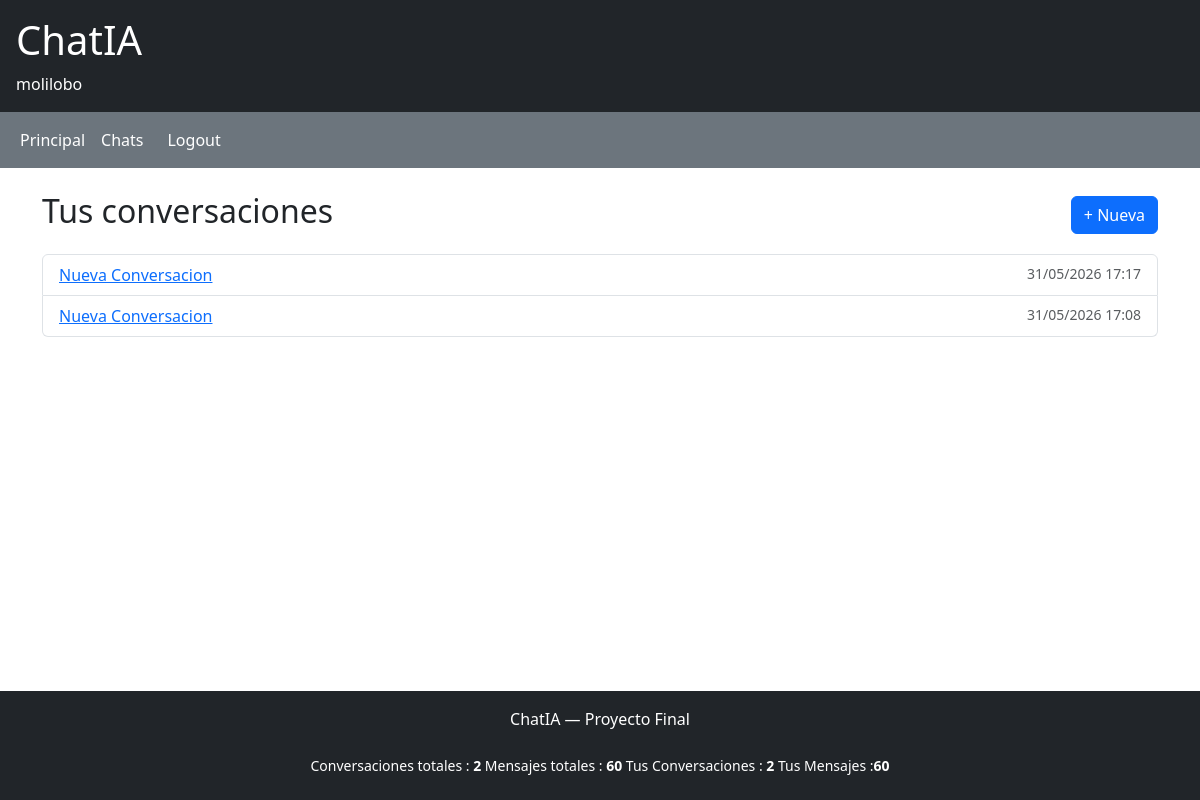
The page /chat/ (signed in) on the database as committed earlier.
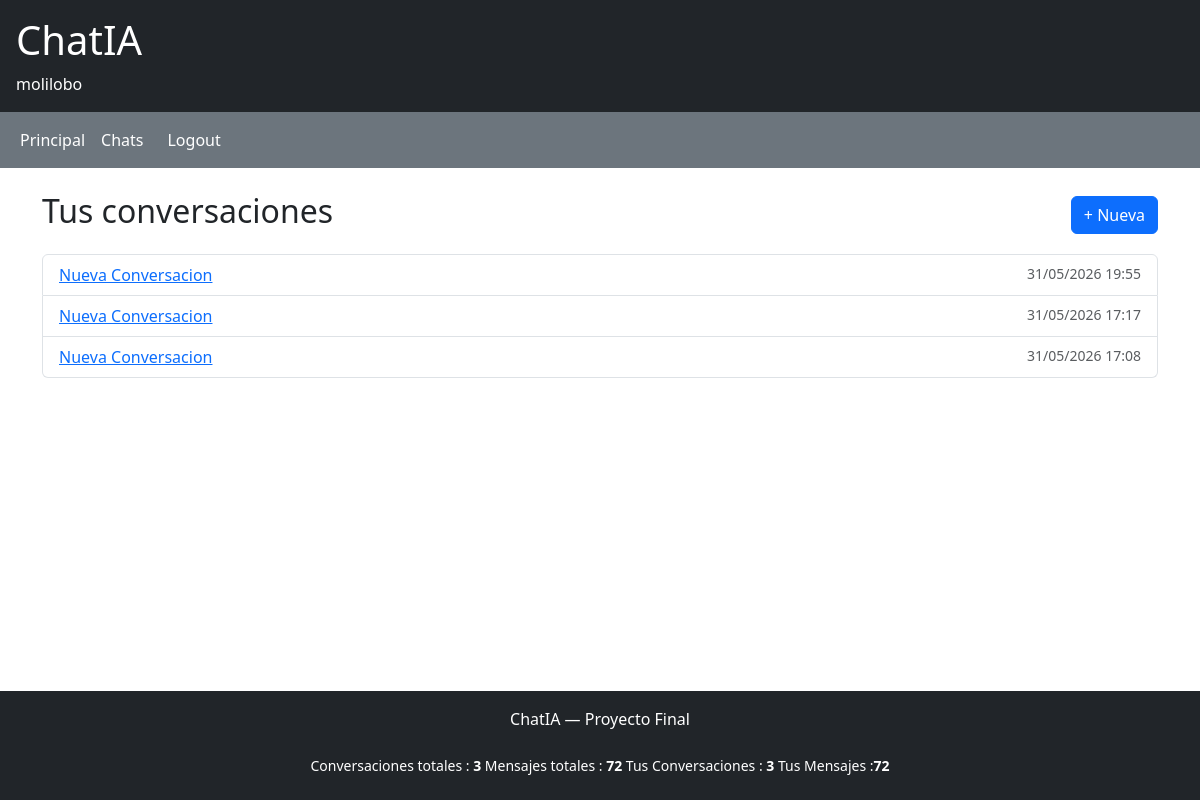
The same page on the database as committed later.
### chat/models.py (models this page shows, shortened)
class Conversacion(models.Model):
        usuario = models.ForeignKey(User, on_delete=models.CASCADE)
        titulo  = models.CharField(max_length=100)
        creada = models.DateTimeField(auto_now_add=True)

### chat/views.py (the view)
# urls.py: path('chat/',views.chat_home,name='chat_home'),
@login_required
def chat_home(request):
    conversaciones= Conversacion.objects.filter(
        usuario=request.user
    ).order_by('-creada')
    return render(request,"chat/chat_home.html",{
        'conversaciones':conversaciones
    })

### chat/context_processor.py (called while the page is built)
def metricas_globales(request):
    total_conversaciones = Conversacion.objects.count()
    total_mensajes = Mensaje.objects.count()
    conv_usuarios = 0
    mensa_usuarios = 0
    if request.user.is_authenticated:
        conv_usuarios = Conversacion.objects.filter(usuario=request.user).count()
        mensa_usuarios = Mensaje.objects.filter(conversacion__usuario=request.user).count()
    return {
            'total_conversaciones': total_conversaciones,
            'total_mensajes': total_mensajes,
            'conv_usuario': conv_usuarios,
            'mensa_usuario': mensa_usuarios,
    }

### chat/templates/chat/chat_home.html (shortened to what this page needs)
{% extends "chat/base.html" %}
{% block content %}
<div class="d-flex justify-content-between align-items-center mb-3">
    <h2>Tus conversaciones</h2>
    <a href="/chat/nueva/" class="btn btn-primary">+ Nueva</a>
</div>
{% if conversaciones %}
    <ul class="list-group">
    {% for conv in conversaciones %}
        <li class="list-group-item d-flex justify-content-between">
            <a href="/chat/{{ conv.id }}/">{{ conv.titulo }}</a>
            <small class="text-muted">{{ conv.creada|date:"d/m/Y H:i" }}</small>
        </li>
    {% endfor %}
    </ul>
{% else %}
    <p class="text-muted">No tienes conversaciones aún. ¡Crea una!</p>
{% endif %}
{% endblock %}

### chat/templates/chat/base.html (shortened to what this page needs)
<!DOCTYPE html>
<html lang="es">
<head>
    <link href="https://cdn.jsdelivr.net/npm/bootstrap@5.3.0/dist/css/bootstrap.min.css" rel="stylesheet">
</head>
<body class="d-flex flex-column min-vh-100">
<header class="bg-dark text-white p-3">
    <a href="/" class="text-white text-decoration-none"><h1>ChatIA</h1></a>
    {% if user.is_authenticated %}
        <span>{{ user.username }}</span>
    {% endif %}
</header>
<nav class="navbar navbar-expand bg-secondary">
    <div class = "container-fluid">
        <ul class="navbar-nav flex-row">
            <li class="nav-item"><a class="nav-link text-white" href="/">Principal</a></li>
            <li class="nav-item"><a class="nav-link text-white" href="/chat/">Chats</a></li>
            <li class="nav-item"><form method="post" action="/logout/" class="d-inline">
            <button type="submit" class=" nav-link text-white btn-link"
            style="text-decoration:none; padding: 8px 16px ">Logout</button>
                </form>
            </li>
        </ul>
    </div>
</nav>
<main class="container mt-4 flex-grow-1">
    {% block content %}
    {% endblock %}
</main>
<footer class="bg-dark text-white text-center p-3 mt-4">
    <p>ChatIA — Proyecto Final</p>
    <div class ="container py-2   text-center  small">
        <span> Conversaciones totales : <strong>{{ total_conversaciones }}</strong></span>
        <span> Mensajes totales : <strong>{{ total_mensajes }}</strong></span>
        {% if user.is_authenticated %}
            <span>Tus Conversaciones : <strong>{{ conv_usuario }}</strong></span>
            <span>Tus  Mensajes :<strong>{{ mensa_usuario }}</strong></span>
        {% endif %}
    </div>
</footer>
</body>
</html>

Rows that differ between the two databases and show on the page:
added Conversacion: titulo "Nueva Conversacion", creada "31/05/2026 19:55"
Other text that changed with them:
{{ total_conversaciones }}: "2" → "3"
{{ total_mensajes }}: "60" → "72"
{{ conv_usuario }}: "2" → "3"
{{ mensa_usuario }}: "60" → "72"
